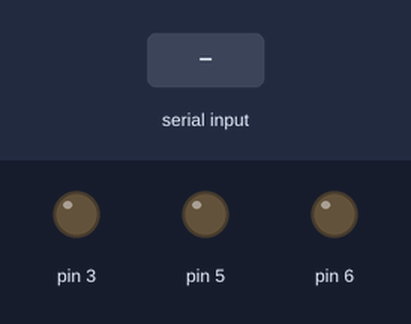
Simulated run of this sketch. Board: Arduino Uno, built with avr-gcc and run on an emulated ATmega328P. On the bench: output pins drawn as LEDs (lit = HIGH). The inputs (shaded band) are chosen by the test bench.

Above: at 1.2 s.
1.3 s: "P" received over Serial
At 2.2 s:
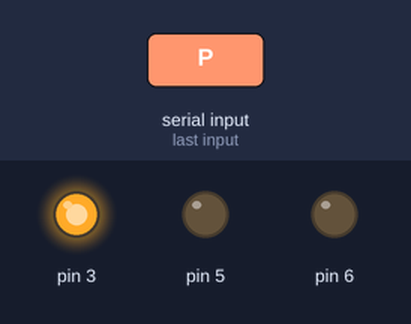
2.8 s: "C" received over Serial
At 3.3 s:
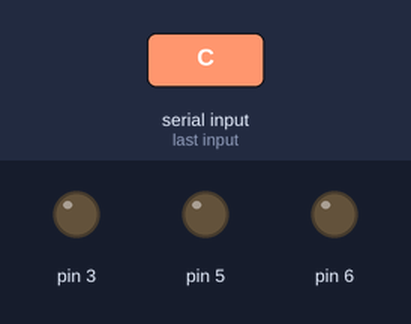
Timing chart, 0 to 5.8 s (numbered marks = the images above; inputs shaded):
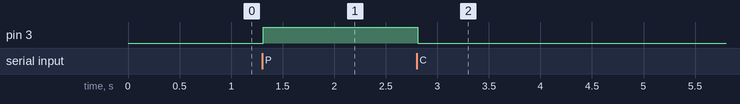

Measured:
- after the input at 1.3 s, pin 3: LOW → HIGH at once
- after the input at 2.8 s, pin 3: HIGH → LOW at once

The sketch:

Arduino.ino
```cpp
int displayAnything = 0;

int mycounter = 0;
//Time that the timer started at
long long startTime = 0;
//Time we are counting down until
long long endTime = 0;
byte incomingByte = 0;

void setup() {
  pinMode(3, OUTPUT);
  pinMode(5, OUTPUT);
  pinMode(6, OUTPUT);

  Serial.begin(9600);
}


void loop() {

  //Recieve a byte if available
  if (Serial.available() > 0){
    incomingByte = Serial.read();
    // say what you got:
//    Serial.print("I received: ");
//    Serial.println(incomingByte, DEC);
    //If the incoming byte is 80 ('P')
    //Then start a countdown
    if ((incomingByte == 80)  && (displayAnything == 0)){
      startTime = millis();
      endTime = startTime + 40000;
      displayAnything = 1;
    }
    //If incoming byte is 67 ('C')
    //Then cancel the timer
    if ((incomingByte == 67) && (displayAnything == 1)){
      displayAnything = 0;
      analogWrite(3, 0);
      analogWrite(6, 0);
      analogWrite(5, 0);
//      delay(5000);
    }
  }

  //If timer is displaying, then light appropriate segments
  if (displayAnything == 1){
//    mycounter++;
//    if(mycounter>=255){
//      mycounter=0;
//    }
    mycounter = 255;
    delay(10);
    if((endTime-millis())<5000){
      analogWrite(6, mycounter);
      analogWrite(5, 0);
      analogWrite(3, 0);
    }
    else if((endTime-millis())<10000){
      analogWrite(5, mycounter);
      analogWrite(6, 0);
      analogWrite(3, 25);
    }
    else{
      analogWrite(3, mycounter);
      analogWrite(6, 0);
      analogWrite(5, 0);
    }

    if (millis() > endTime){
        displayAnything = 0;
        analogWrite(3, 0);
        analogWrite(6, 0);
        analogWrite(5, 0);
        delay(1000);
        Serial.flush();
    }
  }
  if (displayAnything == 0){
      analogWrite(3, 0);
      analogWrite(6, 0);
      analogWrite(5, 0);
  }

}
```
